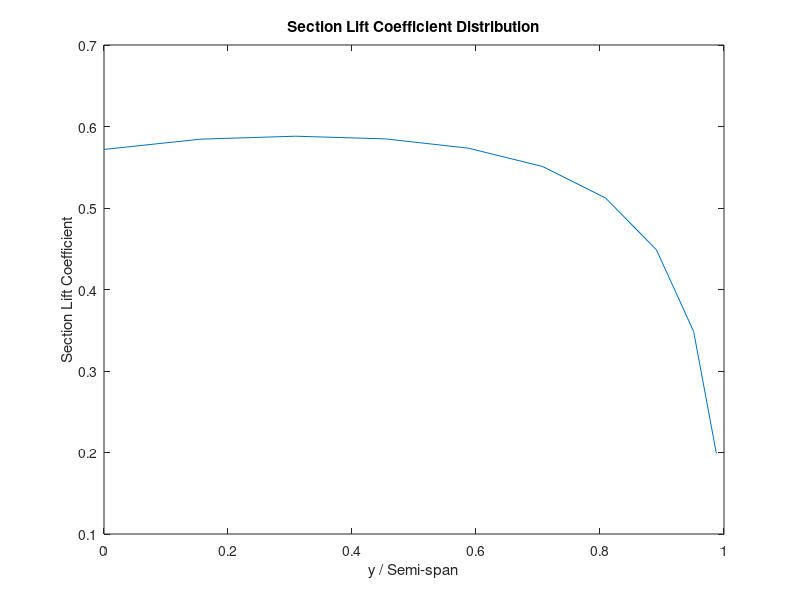
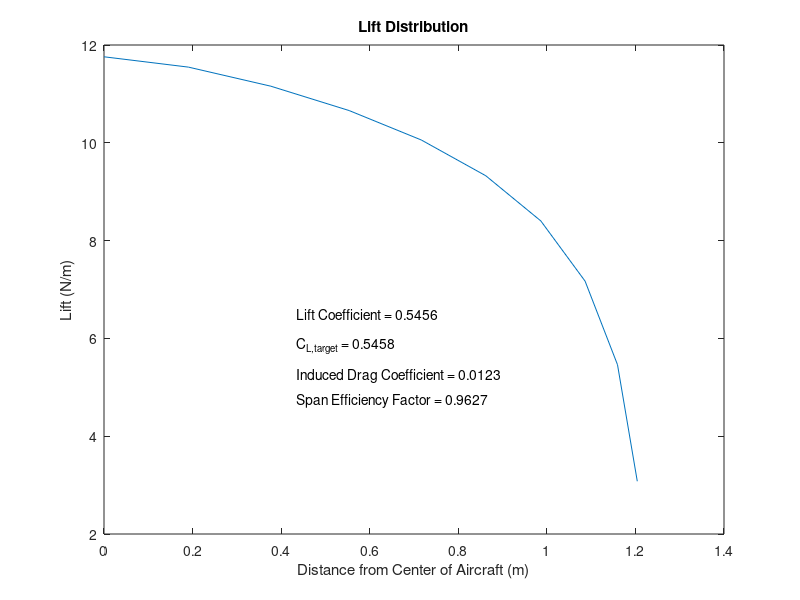

Source code (MATLAB) for these figures, in order:
% Brian Roth
% ENGR 475 - Mechanics of Flight
% Prandtl's Lifting Line Theory
%   Modeling the Lift and CL Distributions on a Wing

close all
clear all
clc

% Wing Geometry and Flight Characteristics
b = 2.4384;   % wing span (m)
AR = 8;      % aspect ratio
S = b^2/AR;  % wing area (m^2)
l = 0.75;  % taper ratio, lambda
cr = 2*S / ((1+l)*b);   % root chord length (m)
ct = l*cr;  % tip chord length (m)
W = 23.943; % takeoff weight (N)
m = W/9.81;  % mass (kg)
%W = 0.95*W; % weight at beginning of cruise is 95% of max takeoff weight
V = 9.8167;    % cruise velocity (m/s)
h = 5;         % cruise altitude  (m)
rho = 1.225;   % air density at sea level (kg/m^3)
q = 0.5*rho*V^2; % dynamic pressure (N/m^2)

% Define Geometry Variations as a Function of Span
N = 10;     % number of Fourier series terms
theta = linspace(pi/(2*N), pi/2, N);    % (pi/2)*[1/N, 2/N, ..., N/N]
y = 0.5*b*cos(theta);       % transform from theta to y
c = cr - (cr-ct)*(2*y/b);   % chord as a fcn of spanwise location
alpha_g = 3.7*pi/180*ones(1,N);   % geometric angle-of-attack (rad)
alpha_L0 = -2.67*pi/180*ones(1,N);   % zero-lift angle-of-attack (rad)

% Formulate Set of Linear Equations
%   [a]{A} = [r]
for i = 1:N   % loop over spanwise locations
    k = 1;
    for j = 1:2:(2*N-1)   % loop over odd Fourier coefficients
        a(i,k) = ((2*b)/(pi*c(i)) + j/sin(theta(i))) * sin(j*theta(i));
        k = k+1;
    end
end

for i=1:N
    r(i) = alpha_g(i) - alpha_L0(i);
end
A = a\r';    % solve for the Fourier series coefficients

% Solve for L and Cl distributions
for i = 1:N   % loop over spanwise locations
    gamma(i) = 0;
    for j = 1:N   % loop over Fourier terms
        gamma(i) = gamma(i) + 2*b*V*A(j)*sin((2*j-1)*theta(i));
    end
    Lp(i) = rho*V*gamma(i);
end
cl = Lp ./ (q*c);  % section lift coefficient

% Solve for CL, CDi, and e
CL = pi*AR*A(1);   % wing lift coefficient
sum = 0;
for i = 2:N
    sum = sum + (2*i-1)*(A(i)/A(1))^2;
end
CDi = pi*AR*A(1)^2 * (1+sum);   % induced drag
e = CL^2 / (pi*AR*CDi);  % span efficiency

% Plot Results
figure(1)
plot(y/(b/2),cl)
xlabel('y / Semi-span')
ylabel('Section Lift Coefficient')
title('Section Lift Coefficient Distribution')

figure(2)
plot(y,Lp)
xlabel('Distance from Center of Aircraft (m)')
ylabel('Lift (N/m)')
title('Lift Distribution')
CL_target = W / (q*S);  % lift coefficient to maintain steady, level flight
v = axis;
xrel = 0.31;         % establish a relative position for text
yrel = 0.5;vspace = (v(4)-v(3))/20; % spacing for 25 lines in the box
px = xrel*(v(2)-v(1)) + v(1);       % x coordinate for text
py = yrel*(v(4)-v(3)) + v(3);       % y coordinate for text
text(px,py-vspace, ...
    ['Lift Coefficient = ' num2str(CL,4)],'backgroundcolor',[1 1 1])
text(px,py-2.25*vspace, ...
    ['C_{L,target} = ' num2str(CL_target,4)],'backgroundcolor',[1 1 1])
text(px,py-3.5*vspace, ...
    ['Induced Drag Coefficient = ' num2str(CDi,4)],'backgroundcolor',[1 1 1])
text(px,py-4.5*vspace, ...
    ['Span Efficiency Factor = ' num2str(e,4)],'backgroundcolor',[1 1 1])